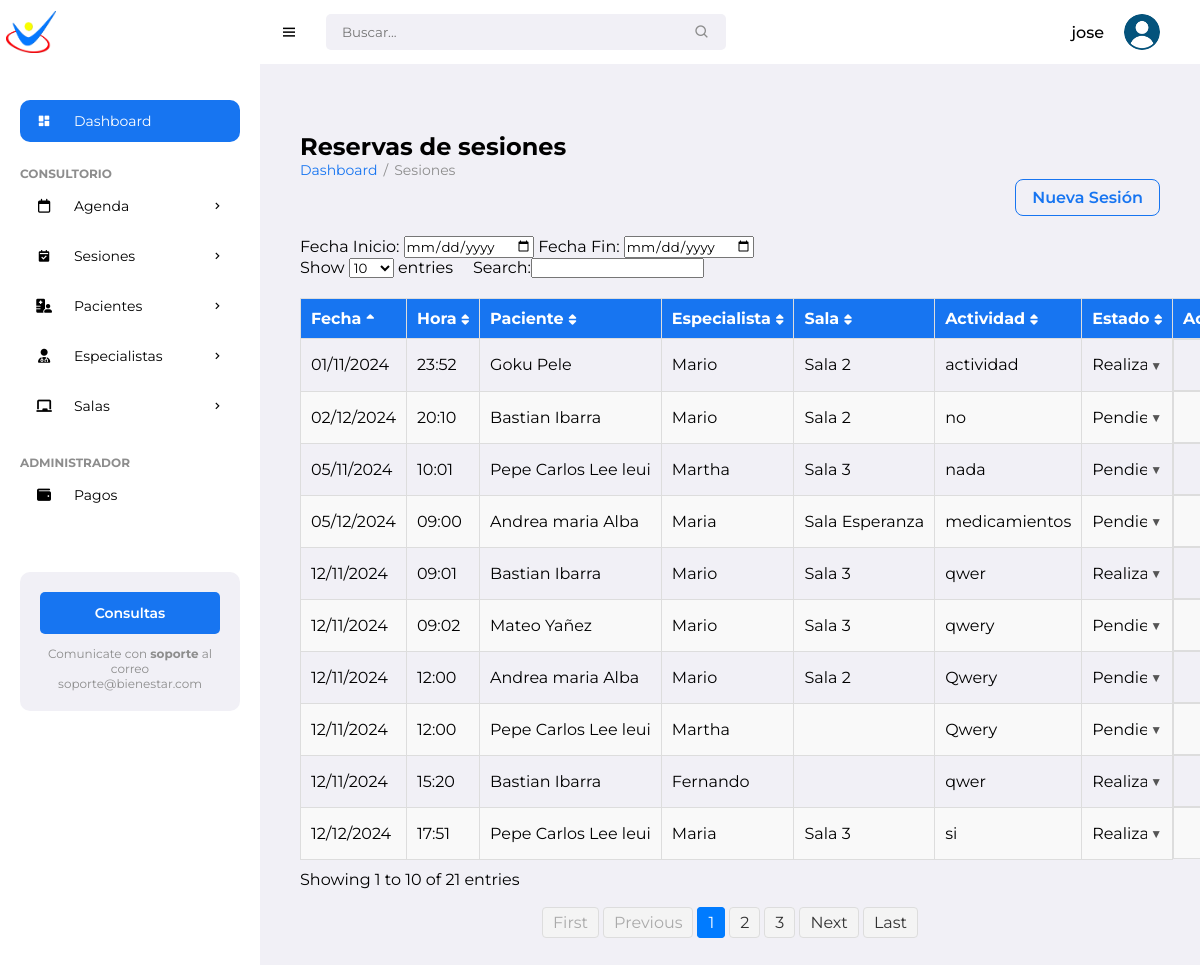
Page /reservations/ (signed in) on the earlier database version.
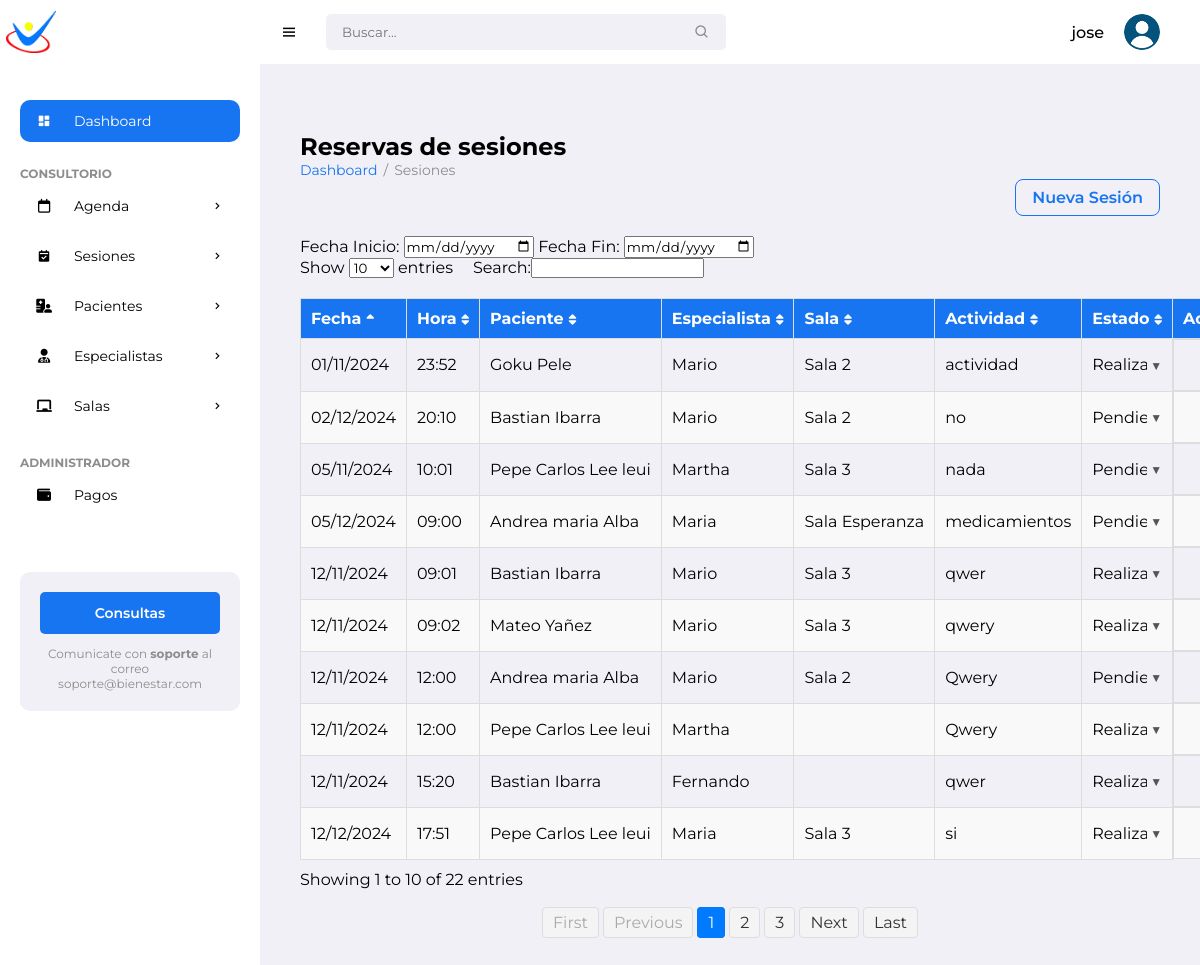
Same page on the later database version.
### pacientes/models.py (models this page shows, shortened)
class Session(models.Model):
    STATUS_CHOICES = [
        ('Pendiente', 'Pendiente'),
        ('Realizada', 'Realizada'),
        ('Cancelada', 'Cancelada')
    ]
    patient = models.ForeignKey(Patient, on_delete=models.CASCADE, related_name='sessions')
    specialist = models.ForeignKey(Specialist, on_delete=models.CASCADE, related_name='sessions')
    room = models.ForeignKey(Room, on_delete=models.SET_NULL, null=True, related_name='sessions')
    date = models.DateField()
    time = models.TimeField()
    objective = models.CharField(max_length=255)
    activity = models.TextField()
    materials = models.TextField(blank=True)
    observation = models.TextField(blank=True)
    attachment = models.FileField(upload_to='session_attachments/', blank=True, null=True)
    status = models.CharField(
        max_length=10,
        choices=STATUS_CHOICES,
        default='Pendiente',
        help_text="Estado de la sesión: 'Pendiente', 'Completada o 'Cancelada'."
    )
    paid_in_advance = models.BooleanField(default=False, verbose_name="Pagada por adelantado")

class Patient(models.Model):
    name = models.CharField(max_length=100)
    surname = models.CharField(max_length=100)
    date_of_birth = models.DateField()
    gender = models.CharField(max_length=10, choices=[('M','Male'), ('F','Female')])
    address = models.CharField(max_length=255)
    phone_number = models.CharField(max_length=20)
    email = models.EmailField()
    cost_session = models.DecimalField(max_digits=10, decimal_places=2, default=0)
    photo = models.ImageField(upload_to='patient_photos/', blank=True, null=True)
    marital_status = models.CharField(max_length=20)
    medical_diagnosis = models.TextField()
    attachments = models.FileField(upload_to='patient_attachments/', blank=True, null=True)
    therapy = models.CharField(max_length=100)
    education = models.CharField(max_length=100, default='No especificado')
    therapist = models.ForeignKey(Specialist, on_delete=models.SET_NULL, null=True, related_name='patients')
    medical_history = models.TextField(blank=True, null=True)
    allergies = models.CharField(max_length=255, blank=True)  # Changed from TextField
    emergency_contact_name = models.CharField(max_length=100)
    emergency_contact_phone = models.CharField(max_length=20)  # Updated length
    notes = models.TextField(blank=True)
    created_date = models.DateTimeField(auto_now_add=True)
    status = models.CharField(max_length=50, choices=[
        ('Active', 'Active'),
        ('Discharged', 'Discharged'),
        ('Suspended', 'Suspended')
    ], blank=True,
        null=True)

class Specialist(models.Model):
    ROLES = [
        ('especialista', 'Especialista'),
        ('administrador', 'Administrador'),
    ]
    name = models.CharField(max_length=100)
    surname = models.CharField(max_length=100)
    specialty = models.CharField(max_length=100)
    email = models.EmailField()
    phone = models.CharField(max_length=20)
    dni = models.CharField(max_length=20, unique=True)
    profile_image = models.ImageField(upload_to='specialist_images/', null=True, blank=True)
    role = models.CharField(max_length=20, choices=ROLES, default='especialista')
    password = models.CharField(max_length=128)

class Room(models.Model):
    name = models.CharField(max_length=100)
    capacity = models.IntegerField()
    location = models.CharField(max_length=100)
    specialists = models.ManyToManyField(Specialist, related_name='rooms')

### pacientes/views.py (the view)
# urls.py: path('reservations/', views.reservation_list, name='reservation_list'),
@login_required
def reservation_list(request):
    today = datetime.now().date()
    thirty_days_ago = today - timedelta(days=30)
    recent_sessions = Session.objects.filter(date__gte=thirty_days_ago).order_by('date', 'time')
    reservations_by_date = {}
    for session in recent_sessions:
        date_key = session.date
        if date_key not in reservations_by_date:
            reservations_by_date[date_key] = []
        reservations_by_date[date_key].append(session)
    context = {
        'reservations_by_date': reservations_by_date,
    }
    return render(request, 'pacientes/reservation/reservation_list.html', context)

### pacientes/templates/pacientes/reservation/reservation_list.html (shortened to what this page needs)
{% extends "pacientes/base/base.html" %}
{% load static %}
{% block content %}
<main>
    <h1>Reservas de sesiones</h1>
    <ul class="breadcrumbs">
        <li><a href="{% url 'patient_list' %}">Dashboard</a></li>
        <li class="divider">/</li>
        <li><a href="#" class="active">Sesiones</a></li>
    </ul>
    <div class="list-header">
        <a href="{% url 'new_session' %}" class="btn-add">Nueva Sesión</a>
    </div>
    <div class="date-filters">
        <label for="minDate">Fecha Inicio:</label>
        <input type="date" id="minDate" name="minDate">
        <label for="maxDate">Fecha Fin:</label>
        <input type="date" id="maxDate" name="maxDate">
    </div>
    <div>
        <table id="reservationsTable" class="display table">
            <thead>
                <tr>
                    <th>Fecha</th>
                    <th>Hora</th>
                    <th>Paciente</th>
                    <th>Especialista</th>
                    <th>Sala</th>
                    <th>Actividad</th>
                    <th>Estado</th>
                    <th>Acciones</th>
                </tr>
            </thead>
            <tbody>
                {% for date, sessions in reservations_by_date.items %}
                    {% for session in sessions %}
                    <tr>
                        <td>{{ date|date:"d/m/Y" }}</td>
                        <td>{{ session.time|time:"H:i" }}</td>
                        <td title="{{ session.patient.name }} {{ session.patient.surname }}">{{ session.patient.name }} {{ session.patient.surname }}</td>
                        <td title="{{ session.specialist.name }}">{{ session.specialist.name }}</td>
                        <td>{{ session.room.name }}</td>
                        <td title="{{session.activity}}">{{ session.activity|truncatechars:30 }}</td>
                        <td class="status-cell">
                            <select class="status-dropdown" data-session-id="{{ session.id }}">
                                <option value="Pendiente" {% if session.status == "Pendiente" %}selected{% endif %}>Pendiente</option>
                                <option value="Realizada" {% if session.status == "Realizada" %}selected{% endif %}>Realizada</option>
                            </select>
                            <span class="dropdown-arrow">▼</span>
                        </td>
                        <td class="actions-tab">
                            <div class="action-buttons">
                                <a href="{% url 'session_detail' session.id %}" class="btn btn-icon view" title="Ver">
                                </a>
                            </div>
                        </td>
                    </tr>
                    {% endfor %}
                {% endfor %}
            </tbody>
        </table>
    </div>
</main>
{% endblock %}

Differences in the rows shown:
changed Session "qwery": status+id "Pendiente" → "Realizada"
changed Session (number 6 of 10 on the later page): status+id "Pendiente" → "Realizada"
Other differences:
text written by a page script: "Show entries Search: Showing 1 to 10 of 21 entries First Previous 1 2 3 Next Last" → "Show entries Search: Showing 1 to 10 of 22 entries First Previous 1 2 3 Next Last"
